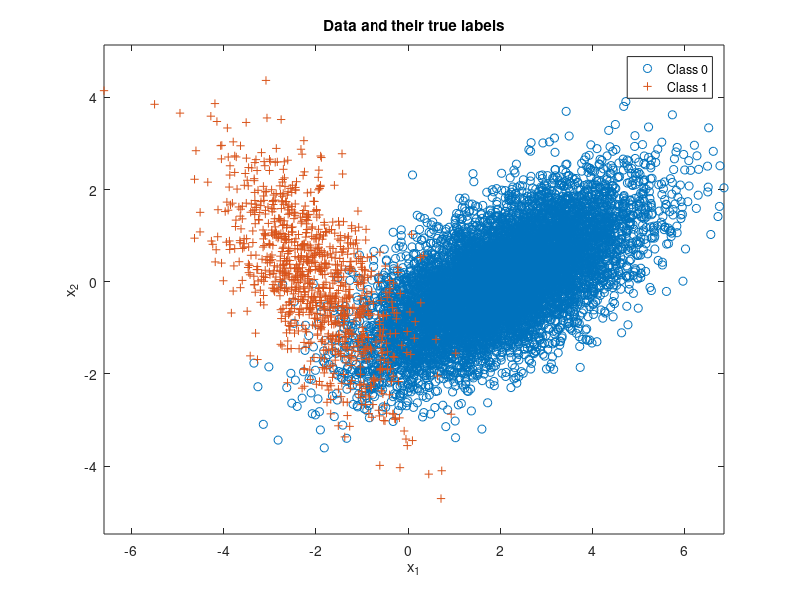

Write MATLAB code to recreate this figure. (Note: this script raises an error after producing the figure.)
%% Source code from Anja Deric from volunteer g drive folder
%For question 1 Part 1
disp("Question 1 Part 1")
% Expected risk minimization with 2 classes
clear all, close all,

%% ====================== Generate Test Data Set ====================== %%

N_test = 10000;
n = 2; % number of feature dimensions
mu(:,2) = [-2;0]; mu(:,1) = [2;0];
Sigma(:,:,2) = [1 -0.9;-0.9 2]; Sigma(:,:,1) = [2 0.9;0.9 1];
p = [0.9,0.1]; % class priors for labels 0 and 1 respectively

% Generating true class labels
label_test = (rand(1,N_test) >= p(1))';
Nc_test = [length(find(label_test==0)),length(find(label_test==1))];

% Draw samples from each class pdf
x_test = zeros(N_test,n); 

for L = 0:1
    x_test(label_test==L,:) = mvnrnd(mu(:,L+1),Sigma(:,:,L+1),Nc_test(L+1));
end
disp(size(x_test));

x_testp1 = x_test';
label_testp1 = label_test';


figure(1), clf,
plot(x_testp1(1, label_testp1==0),x_testp1(2, label_testp1==0),'o'), hold on,
plot(x_testp1(1, label_testp1==1),x_testp1(2, label_testp1==1),'+'), axis equal,
legend('Class 0','Class 1'), 
title('Data and their true labels'),
xlabel('x_1'), ylabel('x_2'), 

discriminantScores = log(evalGaussian(x_testp1,mu(:,2),Sigma(:,:,2)))-log(evalGaussian(x_testp1,mu(:,1),Sigma(:,:,1)));
thresholds = sort(discriminantScores);
thresholdFinal = nan(1, length(thresholds)+1);
thresholdFinal(1) = thresholds(1) - 0.05;
thresholdFinal(end) = thresholds(end) + 0.05;
for k = 1:length(thresholdFinal)-2
    thresholdFinal(k+1)  = (thresholds(k)+thresholds(k+1))/2;
end

tp = nan(1, length(thresholdFinal));
fp = nan(1, length(thresholdFinal));
perror = nan(1, length(thresholdFinal));

for i = 1:numel(thresholdFinal)
    %Change threshold from 0 to infinity
    decision = (discriminantScores >= log(thresholdFinal(end-i+1)));
    ind00 = find(decision==0 & label_testp1==0); p00 = length(ind00)/Nc_test(1); % probability of true negative
    ind10 = find(decision==1 & label_testp1==0); p10 = length(ind10)/Nc_test(1); % probability of false positive
    ind01 = find(decision==0 & label_testp1==1); p01 = length(ind01)/Nc_test(2); % probability of false negative
    ind11 = find(decision==1 & label_testp1==1); p11 = length(ind11)/Nc_test(2); % probability of true positive  
    tp(i) = p11;
    fp(i) = p10;
    perror(i) = [p10,p01]*Nc_test'/N_test;
end

[M, I] = min(perror);
disp(["Min Perror is " M]);
disp(["Best threshold is " thresholdFinal(end-I+1)]);
disp(["tp is " tp(I)]);
disp(["fp is " fp(I)]);
figure(2)
plot(fp, tp);
hold on
plot(fp(I), tp(I), 'r*');

title('ROC curve'),
xlabel('False Positive Rate'), ylabel('True Positive Rate'), 

lambda = [0 1;1 0]; % loss values
gamma = (lambda(2,1)-lambda(1,1))/(lambda(1,2)-lambda(2,2)) * p(1)/p(2); %threshold
discriminantScores = log(evalGaussian(x_testp1,mu(:,2),Sigma(:,:,2)))-log(evalGaussian(x_testp1,mu(:,1),Sigma(:,:,1)));% - log(gamma);
decision = (discriminantScores >= log(gamma));

ind00 = find(decision==0 & label_testp1==0); p00 = length(ind00)/Nc_test(1); % probability of true negative
ind10 = find(decision==1 & label_testp1==0); p10 = length(ind10)/Nc_test(1); % probability of false positive
ind01 = find(decision==0 & label_testp1==1); p01 = length(ind01)/Nc_test(2); % probability of false negative
ind11 = find(decision==1 & label_testp1==1); p11 = length(ind11)/Nc_test(2); % probability of true positive
%p(error) = [p10,p01]*Nc_test'/N; % probability of error, empirically estimated

perror = [p10,p01]*Nc_test'/N_test;
disp(["perror" perror]);

% plot correct and incorrect decisions
figure(3), % class 0 circle, class 1 +, correct green, incorrect red
plot(x_testp1(1,ind00),x_testp1(2,ind00),'og'); hold on,
plot(x_testp1(1,ind10),x_testp1(2,ind10),'or'); hold on,
plot(x_testp1(1,ind01),x_testp1(2,ind01),'+r'); hold on,
plot(x_testp1(1,ind11),x_testp1(2,ind11),'+g'); hold on,
axis equal,

% Draw the decision boundary
horizontalGrid = linspace(floor(min(x_testp1(1,:))),ceil(max(x_testp1(1,:))),101);
verticalGrid = linspace(floor(min(x_testp1(2,:))),ceil(max(x_testp1(2,:))),91);
[h,v] = meshgrid(horizontalGrid,verticalGrid);
discriminantScoreGridValues = log(evalGaussian([h(:)';v(:)'],mu(:,2),Sigma(:,:,2)))-log(evalGaussian([h(:)';v(:)'],mu(:,1),Sigma(:,:,1))) - log(gamma);
minDSGV = min(discriminantScoreGridValues);
maxDSGV = max(discriminantScoreGridValues);
discriminantScoreGrid = reshape(discriminantScoreGridValues,91,101);
figure(3), contour(horizontalGrid,verticalGrid,discriminantScoreGrid,[minDSGV*[0.9,0.6,0.3],0,[0.3,0.6,0.9]*maxDSGV]); % plot equilevel contours of the discriminant function 
% including the contour at level 0 which is the decision boundary
legend('Correct decisions for data from Class 0','Wrong decisions for data from Class 0','Wrong decisions for data from Class 1','Correct decisions for data from Class 1','Equilevel contours of the discriminant function' ,'Location','southeast'), 
title('Data and their classifier decisions versus true labels'),
xlabel('x_1'), ylabel('x_2'), 


%% ================== Generate and Plot Training Set N=10 ================== %%

N = 10;   % number of iid samples

% Generating true class labels
label = (rand(1,N) >= p(1))';
Nc = [length(find(label==0)),length(find(label==1))];

% Draw samples from each class pdf
x = zeros(N,n); 
for L = 0:1
    x(label==L,:) = mvnrnd(mu(:,L+1),Sigma(:,:,L+1),Nc(L+1));
end

%Plot samples with true class labels
figure(4);
plot(x(label==0,1),x(label==0,2),'o',x(label==1,1),x(label==1,2),'+');
legend('Class 0','Class 1'); title('Training Data and True Class Labels');
xlabel('x_1'); ylabel('x_2'); hold on;

%% ======================== Logistic Regression  N=10======================= %%
% Initialize fitting parameters
x = [ones(N, 1) x];
initial_theta = zeros(n+1, 1);
label=double(label);

% Compute gradient descent to get theta values
[theta, cost] = gradient_descent(x,N,label,initial_theta,1,1000);
[theta2, cost2] = fminsearch(@(t)(cost_func(t, x, label, N)), initial_theta);

% Choose points to draw boundary line
plot_x1 = [min(x(:,2))-2,  max(x(:,2))+2];                      
plot_x2(1,:) = (-1./theta(3)).*(theta(2).*plot_x1 + theta(1));  
plot_x2(2,:) = (-1./theta2(3)).*(theta2(2).*plot_x1 + theta2(1)); % fminsearch

% Plot decision boundary
plot(plot_x1, plot_x2(1,:), plot_x1, plot_x2(2,:));  
axis([plot_x1(1), plot_x1(2), min(x(:,3))-2, max(x(:,3))+2]);
legend('Class 0', 'Class 1', ' Classifier (from scratch)', 'Classifier (fminsearch)');

% Plot cost function
figure(5); plot(cost);
title('Calculated Cost');
xlabel('Iteration number'); ylabel('Cost');


%% ========================= Test Classifier  N=10 ========================== %%
% Coefficients for decision boundary line equation
coeff(1,:) = polyfit([plot_x1(1), plot_x1(2)], [plot_x2(1,1), plot_x2(1,2)], 1);
coeff(2,:) = polyfit([plot_x1(1), plot_x1(2)], [plot_x2(2,1), plot_x2(2,2)], 1); %fminsearch
% Decide based on which side of the line each point is on
for i = 1:2
    if coeff(i,1) >= 0
        decision_p2(:,i) = (coeff(i,1).*x_test(:,1) + coeff(i,2)) < x_test(:,2);
    else
        decision_p2(:,i) = (coeff(i,1).*x_test(:,1) + coeff(i,2)) > x_test(:,2);
    end
end

% error1 = plot_test_data(decision_p2(:,1), label_test, Nc_test, p, 6, x_test, plot_x1, plot_x2(1,:));
% title('Test Data Classification (from scratch)');
% fprintf('Total error (classifier from scratch): %.2f%%\n',error1);

error2 = plot_test_data(decision_p2(:,2), label_test, Nc_test, p, 7, x_test, plot_x1, plot_x2(2,:));
title('Test Data Classification (using fminsearch)');
fprintf('Total error (classifier using fminsearch): %.2f%%\n',error2);


%% ================== Generate and Plot Training Set N=100 ================== %%

N = 100;   % number of iid samples

% Generating true class labels
label = (rand(1,N) >= p(1))';
Nc = [length(find(label==0)),length(find(label==1))];

% Draw samples from each class pdf
x = zeros(N,n); 
for L = 0:1
    x(label==L,:) = mvnrnd(mu(:,L+1),Sigma(:,:,L+1),Nc(L+1));
end

%Plot samples with true class labels
figure(8);
plot(x(label==0,1),x(label==0,2),'o',x(label==1,1),x(label==1,2),'+');
legend('Class 0','Class 1'); title('Training Data and True Class Labels');
xlabel('x_1'); ylabel('x_2'); hold on;

%% ======================== Logistic Regression  N=100======================= %%
% Initialize fitting parameters
x = [ones(N, 1) x];
initial_theta = zeros(n+1, 1);
label=double(label);


% Compute gradient descent to get theta values
[theta, cost] = gradient_descent(x,N,label,initial_theta,1,1000);
[theta2, cost2] = fminsearch(@(t)(cost_func(t, x, label, N)), initial_theta);

% Choose points to draw boundary line
plot_x1 = [min(x(:,2))-2,  max(x(:,2))+2];                      
plot_x2(1,:) = (-1./theta(3)).*(theta(2).*plot_x1 + theta(1));  
plot_x2(2,:) = (-1./theta2(3)).*(theta2(2).*plot_x1 + theta2(1)); % fminsearch

% Plot decision boundary
plot(plot_x1, plot_x2(1,:), plot_x1, plot_x2(2,:));  
axis([plot_x1(1), plot_x1(2), min(x(:,3))-2, max(x(:,3))+2]);
legend('Class 0', 'Class 1', ' Classifier (from scratch)', 'Classifier (fminsearch)');

% Plot cost function
figure(9); plot(cost);
title('Calculated Cost');
xlabel('Iteration number'); ylabel('Cost');


%% ========================= Test Classifier  N=100 ========================== %%
% Coefficients for decision boundary line equation
coeff(1,:) = polyfit([plot_x1(1), plot_x1(2)], [plot_x2(1,1), plot_x2(1,2)], 1);
coeff(2,:) = polyfit([plot_x1(1), plot_x1(2)], [plot_x2(2,1), plot_x2(2,2)], 1); %fminsearch
% Decide based on which side of the line each point is on
for i = 1:2
    if coeff(i,1) >= 0
        decision_p2(:,i) = (coeff(i,1).*x_test(:,1) + coeff(i,2)) < x_test(:,2);
    else
        decision_p2(:,i) = (coeff(i,1).*x_test(:,1) + coeff(i,2)) > x_test(:,2);
    end
end

% error1 = plot_test_data(decision_p2(:,1), label_test, Nc_test, p, 10, x_test, plot_x1, plot_x2(1,:));
% title('Test Data Classification (from scratch)');
% fprintf('Total error (classifier from scratch): %.2f%%\n',error1);

error2 = plot_test_data(decision_p2(:,2), label_test, Nc_test, p, 11, x_test, plot_x1, plot_x2(2,:));
title('Test Data Classification (using fminsearch)');
fprintf('Total error (classifier using fminsearch): %.2f%%\n',error2);


%% ================== Generate and Plot Training Set N=1000 ================== %%

N = 1000;   % number of iid samples

% Generating true class labels
label = (rand(1,N) >= p(1))';
Nc = [length(find(label==0)),length(find(label==1))];

% Draw samples from each class pdf
x = zeros(N,n); 
for L = 0:1
    x(label==L,:) = mvnrnd(mu(:,L+1),Sigma(:,:,L+1),Nc(L+1));
end

%Plot samples with true class labels
figure(12);
plot(x(label==0,1),x(label==0,2),'o',x(label==1,1),x(label==1,2),'+');
legend('Class 0','Class 1'); title('Training Data and True Class Labels');
xlabel('x_1'); ylabel('x_2'); hold on;

%% ======================== Logistic Regression  N=1000======================= %%
% Initialize fitting parameters
x = [ones(N, 1) x];
initial_theta = zeros(n+1, 1);
label=double(label);

% Compute gradient descent to get theta values
[theta, cost] = gradient_descent(x,N,label,initial_theta,1,1000);
[theta2, cost2] = fminsearch(@(t)(cost_func(t, x, label, N)), initial_theta);

% Choose points to draw boundary line
plot_x1 = [min(x(:,2))-2,  max(x(:,2))+2];                      
plot_x2(1,:) = (-1./theta(3)).*(theta(2).*plot_x1 + theta(1));  
plot_x2(2,:) = (-1./theta2(3)).*(theta2(2).*plot_x1 + theta2(1)); % fminsearch

% Plot decision boundary
plot(plot_x1, plot_x2(1,:), plot_x1, plot_x2(2,:));  
axis([plot_x1(1), plot_x1(2), min(x(:,3))-2, max(x(:,3))+2]);
legend('Class 0', 'Class 1', ' Classifier (from scratch)', 'Classifier (fminsearch)');

% Plot cost function
figure(13); plot(cost);
title('Calculated Cost');
xlabel('Iteration number'); ylabel('Cost');


%% ========================= Test Classifier  N=1000 ========================== %%
% Coefficients for decision boundary line equation
coeff(1,:) = polyfit([plot_x1(1), plot_x1(2)], [plot_x2(1,1), plot_x2(1,2)], 1);
coeff(2,:) = polyfit([plot_x1(1), plot_x1(2)], [plot_x2(2,1), plot_x2(2,2)], 1); %fminsearch
% Decide based on which side of the line each point is on
for i = 1:2
    if coeff(i,1) >= 0
        decision_p2(:,i) = (coeff(i,1).*x_test(:,1) + coeff(i,2)) < x_test(:,2);
    else
        decision_p2(:,i) = (coeff(i,1).*x_test(:,1) + coeff(i,2)) > x_test(:,2);
    end
end
% 
% error1 = plot_test_data(decision_p2(:,1), label_test, Nc_test, p, 14, x_test, plot_x1, plot_x2(1,:));
% title('Test Data Classification (from scratch)');
% fprintf('Total error (classifier from scratch): %.2f%%\n',error1);

error2 = plot_test_data(decision_p2(:,2), label_test, Nc_test, p, 15, x_test, plot_x1, plot_x2(2,:));
title('Test Data Classification (using fminsearch)');
fprintf('Total error (classifier using fminsearch): %.2f%%\n',error2);

%% ================== Generate and Plot Training Set N=10 p3================== %%

N = 10;   % number of iid samples

% Generating true class labels
label = (rand(1,N) >= p(1))';
Nc = [length(find(label==0)),length(find(label==1))];

% Draw samples from each class pdf
x = zeros(N,n); 
for L = 0:1
    x(label==L,:) = mvnrnd(mu(:,L+1),Sigma(:,:,L+1),Nc(L+1));
end

%Plot samples with true class labels
figure(16);
plot(x(label==0,1),x(label==0,2),'o',x(label==1,1),x(label==1,2),'+');
legend('Class 0','Class 1'); title('Training Data and True Class Labels');
xlabel('x_1'); ylabel('x_2'); hold on;

%% ======================== Logistic Regression  N=10 p3======================= %%
% Initialize fitting parameters
xog = [ones(N, 1) x];
xq = [ones(N, 1) x(:, 1) x(:, 2) x(:, 1).^2 x(:, 1).*x(:, 2) x(:, 2).^2];

initial_theta = zeros(n+1, 1);
initial_thetaq = zeros(6, 1);


label=double(label);

% Compute gradient descent to get theta values
[theta1, cost1] = fminsearch(@(t)(cost_func(t, xog, label, N)), initial_theta);
newtheta = [theta1;0;0;0];
[theta2, cost2] = fminsearch(@(t)(cost_func(t, xq, label, N)), newtheta);
decision_boundary = @(x1,x2) theta2(1) + theta2(2)*x1 + theta2(3)*x2 + theta2(4)*x1*x1 + theta2(5)*x1*x2 + theta2(6)*x2*x2;


hold on;
fimplicit(decision_boundary, [-9, 9], 'DisplayName', 'Decision boundary');
xlabel('x_1'), ylabel('x_2');
title('logistic quadratic function model');
legend();
axis equal;
hold off;

%% ================== Generate and Plot Training Set N=100 p3================== %%

N = 100;   % number of iid samples

% Generating true class labels
label = (rand(1,N) >= p(1))';
Nc = [length(find(label==0)),length(find(label==1))];

% Draw samples from each class pdf
x = zeros(N,n); 
for L = 0:1
    x(label==L,:) = mvnrnd(mu(:,L+1),Sigma(:,:,L+1),Nc(L+1));
end

%Plot samples with true class labels
figure(17);
plot(x(label==0,1),x(label==0,2),'o',x(label==1,1),x(label==1,2),'+');
legend('Class 0','Class 1'); title('Training Data and True Class Labels');
xlabel('x_1'); ylabel('x_2'); hold on;

%% ======================== Logistic Regression  N=100 p3======================= %%
% Initialize fitting parameters
xog = [ones(N, 1) x];
xq = [ones(N, 1) x(:, 1) x(:, 2) x(:, 1).^2 x(:, 1).*x(:, 2) x(:, 2).^2];

initial_theta = zeros(n+1, 1);
initial_thetaq = zeros(6, 1);


label=double(label);

% Compute gradient descent to get theta values
[theta1, cost1] = fminsearch(@(t)(cost_func(t, xog, label, N)), initial_theta);
newtheta = [theta1;0;0;0];
[theta2, cost2] = fminsearch(@(t)(cost_func(t, xq, label, N)), newtheta);
decision_boundary = @(x1,x2) theta2(1) + theta2(2)*x1 + theta2(3)*x2 + theta2(4)*x1*x1 + theta2(5)*x1*x2 + theta2(6)*x2*x2;


hold on;
fimplicit(decision_boundary, [-9, 9], 'DisplayName', 'Decision boundary');
xlabel('x_1'), ylabel('x_2');
title('logistic quadratic function model');
legend();
axis equal;
hold off;

%% ================== Generate and Plot Training Set N=1000 p3================== %%

N = 1000;   % number of iid samples

% Generating true class labels
label = (rand(1,N) >= p(1))';
Nc = [length(find(label==0)),length(find(label==1))];

% Draw samples from each class pdf
x = zeros(N,n); 
for L = 0:1
    x(label==L,:) = mvnrnd(mu(:,L+1),Sigma(:,:,L+1),Nc(L+1));
end

%Plot samples with true class labels
figure(18);
plot(x(label==0,1),x(label==0,2),'o',x(label==1,1),x(label==1,2),'+');
legend('Class 0','Class 1'); title('Training Data and True Class Labels');
xlabel('x_1'); ylabel('x_2'); hold on;

%% ======================== Logistic Regression  N=1000 p3======================= %%
% Initialize fitting parameters
xog = [ones(N, 1) x];
xq = [ones(N, 1) x(:, 1) x(:, 2) x(:, 1).^2 x(:, 1).*x(:, 2) x(:, 2).^2];

initial_theta = zeros(n+1, 1);
initial_thetaq = zeros(6, 1);


label=double(label);

% Compute gradient descent to get theta values
[theta1, cost1] = fminsearch(@(t)(cost_func(t, xog, label, N)), initial_theta);
newtheta = [theta1;0;0;0];
[theta2, cost2] = fminsearch(@(t)(cost_func(t, xq, label, N)), newtheta);
decision_boundary = @(x1,x2) theta2(1) + theta2(2)*x1 + theta2(3)*x2 + theta2(4)*x1*x1 + theta2(5)*x1*x2 + theta2(6)*x2*x2;


hold on;
fimplicit(decision_boundary, [-9, 9], 'DisplayName', 'Decision boundary');
xlabel('x_1'), ylabel('x_2');
title('logistic quadratic function model');
legend();
axis equal;
hold off;

%% ============================ Functions ============================= %%
function [theta, cost] = gradient_descent(x, N, label, theta, alpha, num_iters)
    cost = zeros(num_iters, 1);
    for i = 1:num_iters % while norm(cost_gradient) > threshold
        h = 1 ./ (1 + exp(-x*theta));	% Sigmoid function   
        cost(i) = (-1/N)*((sum(label' * log(h)))+(sum((1-label)' * log(1-h))));
        cost_gradient = (1/N)*(x' * (h - label));
        theta = theta - (alpha.*cost_gradient); % Update theta
    end
end

function cost = cost_func(theta, x, label,N)
    h = 1 ./ (1 + exp(-x*theta));	% Sigmoid function
    cost = (-1/N)*((sum(label' * log(h)))+(sum((1-label)' * log(1-h))));
end

function error = plot_test_data(decision, label, Nc, p, fig, x, plot_x1, plot_x2)
    ind00 = find(decision==0 & label==0); % true negative
    ind10 = find(decision==1 & label==0); p10 = length(ind10)/Nc(1); % false positive
    ind01 = find(decision==0 & label==1); p01 = length(ind01)/Nc(2); % false negative
    ind11 = find(decision==1 & label==1); % true positive
    error = (p10*p(1) + p01*p(2))*100;

    % Plot decisions and decision boundary
    figure(fig);
    plot(x(ind00,1),x(ind00,2),'og'); hold on,
    plot(x(ind10,1),x(ind10,2),'or'); hold on,
    plot(x(ind01,1),x(ind01,2),'+r'); hold on,
    plot(x(ind11,1),x(ind11,2),'+g'); hold on,
    plot(plot_x1, plot_x2);
    axis([plot_x1(1), plot_x1(2), min(x(:,2))-2, max(x(:,2))+2])
    legend('Class 0 Correct Decisions','Class 0 Wrong Decisions','Class 1 Wrong Decisions','Class 1 Correct Decisions','Classifier');
end
